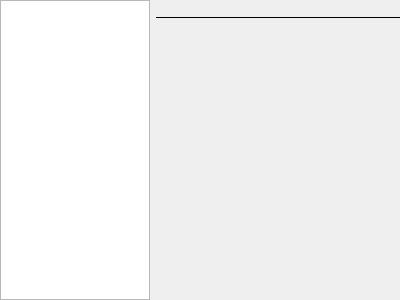
<?xml version="1.0" encoding="UTF-8"?>
<ui version="4.0">
 <class>ConfigWidget</class>
 <widget class="QWidget" name="ConfigWidget">
  <property name="geometry">
   <rect>
    <x>0</x>
    <y>0</y>
    <width>400</width>
    <height>300</height>
   </rect>
  </property>
  <property name="windowTitle">
   <string>Form</string>
  </property>
  <layout class="QHBoxLayout" name="horizontalLayout" stretch="0,1">
   <property name="leftMargin">
    <number>0</number>
   </property>
   <property name="topMargin">
    <number>0</number>
   </property>
   <property name="rightMargin">
    <number>0</number>
   </property>
   <property name="bottomMargin">
    <number>0</number>
   </property>
   <item>
    <widget class="QListWidget" name="list">
     <property name="maximumSize">
      <size>
       <width>150</width>
       <height>16777215</height>
      </size>
     </property>
     <property name="iconSize">
      <size>
       <width>48</width>
       <height>48</height>
      </size>
     </property>
    </widget>
   </item>
   <item>
    <layout class="QVBoxLayout" name="verticalLayout">
     <property name="spacing">
      <number>2</number>
     </property>
     <item>
      <widget class="QLabel" name="title">
       <property name="font">
        <font>
         <weight>75</weight>
         <bold>true</bold>
        </font>
       </property>
      </widget>
     </item>
     <item>
      <widget class="QFrame" name="frame">
       <property name="frameShape">
        <enum>QFrame::HLine</enum>
       </property>
      </widget>
     </item>
     <item>
      <widget class="QStackedWidget" name="stack"/>
     </item>
    </layout>
   </item>
  </layout>
 </widget>
 <resources/>
 <connections/>
</ui>
